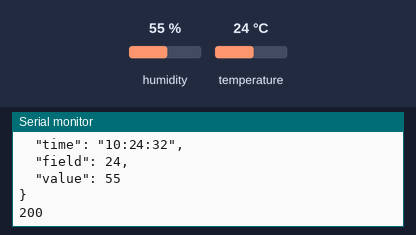
Simulated run of this sketch. Board: ESP8266 (NodeMCU). On the bench: the last lines printed to the serial monitor. The inputs (shaded band) are chosen by the test bench; at power-on: humidity 55 %, temperature 24 °C. WiFi joins after 1.5 s; servers stay silent unless stated; network time is answered at once with the bench clock; uploads are accepted with an empty reply; the local clock reads 2024-03-15 10:24:30 at power-on unless the sketch sets it.

Above: at 3.2 s.
3.3 s: humidity set to 22 %
11.0 s: temperature set to 12 °C
At 12.51 s:
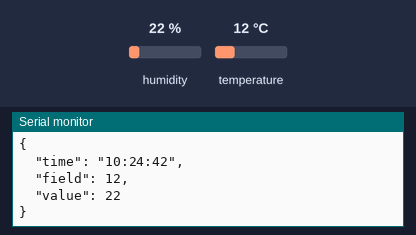
18.7 s: humidity set to 40 %
At 23.2 s:
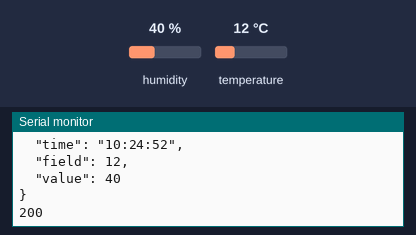

The sketch:

esp-flask.ino
```cpp
#include <ESP8266WiFi.h>
#include <ESP8266HTTPClient.h>
#include <ArduinoJson.h>  //version 5.1.0
#include <WiFiUdp.h>
#include <NTPClient.h>

#include "DHT.h"
#define DHT11_PIN 13
#define DHTTYPE DHT11
DHT dht(DHT11_PIN, DHTTYPE);

const long utcOffsetInSeconds = 3600;
// A UDP instance to let us send and receive packets over UDP
WiFiUDP ntpUDP;
NTPClient timeClient(ntpUDP, "pool.ntp.org", utcOffsetInSeconds); //wifi nötig

void setup()
{
  // put your setup code here, to run once:
  Serial.begin(9600);
  WiFi.begin("gruppe6", "12345678");
  while (WiFi.status() != WL_CONNECTED)
  {
    delay(1000);
    Serial.println("Connecting..");
  }
  // timeClient.begin();
  Serial.println("Connected to WiFi Network");
}

void loop() {
  while(!timeClient.update())
    {timeClient.forceUpdate();}
  if (WiFi.status() == WL_CONNECTED) { //Check WiFi connection status
    StaticJsonBuffer<300> JSONbuffer;   //Declaring static JSON buffer
    JsonObject& JSONencoder = JSONbuffer.createObject();
    JSONencoder["time"] = timeClient.getFormattedTime() ;
    JSONencoder["field"] = dht.readTemperature();
    JSONencoder["value"] = dht.readHumidity();
    Serial.print("Temperature = ");
    Serial.println(dht.readTemperature());
    Serial.print("Humidity = ");
    Serial.println(dht.readHumidity());
    char JSONmessageBuffer[300];
    JSONencoder.prettyPrintTo(JSONmessageBuffer, sizeof(JSONmessageBuffer));
    Serial.println(JSONmessageBuffer);

    HTTPClient http;    //Declare object of class HTTPClient
    http.begin("http://172.18.19.85:8090/postjson"); //Specify request destination
    http.addHeader("Content-Type", "application/json");  //Specify content-type header
    int httpCode = http.POST(JSONmessageBuffer);   //Send the request
    String payload = http.getString();                                        //Get the response payload
    Serial.println(httpCode);   //Print HTTP return code
    Serial.println(payload);    //Print request response payload
    http.end();  //Close connection
  } else {
    Serial.println("Error in WiFi connection");
  }
  delay(10000);  //Send a request every 10 seconds
}
```

Measured:
- after the input at 11.0 s, the serial monitor: prints a new line after 1.3 s (image 1)
- after the input at 18.7 s, the serial monitor: prints a new line after 3.9 s (image 2)
